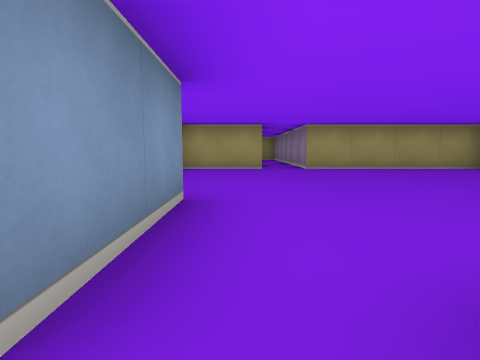
view 1 (above)

12 first-person views from a walk through a cub3D level. The camera is about half as high as the walls, tilts 6° down and sees 80° across. The floor is counted in squares. Each view is taken from the middle of a square. On the plan, view 1 faces up. The plan holds only what a view shows up to about 9 squares ahead; the rest is blank. The place goes on beyond the plan.

view 2
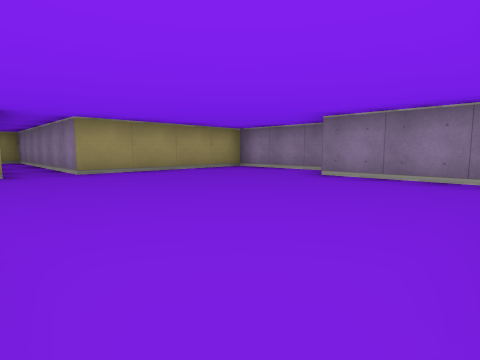

view 3
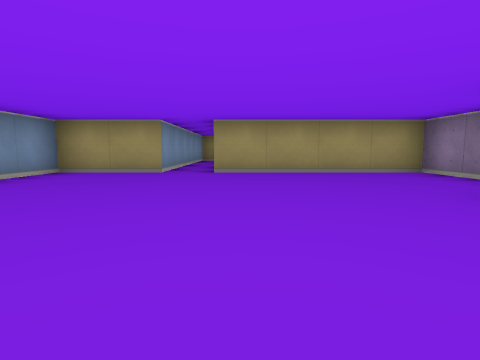

view 4
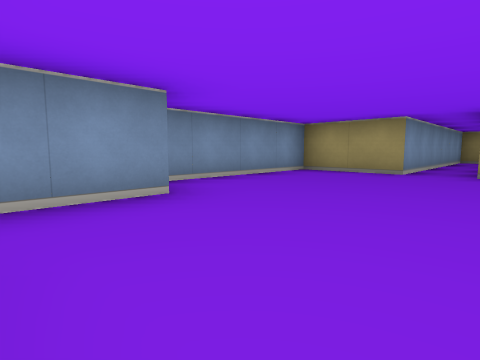

view 5
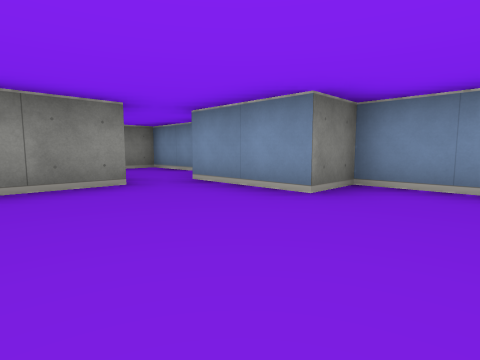

view 6
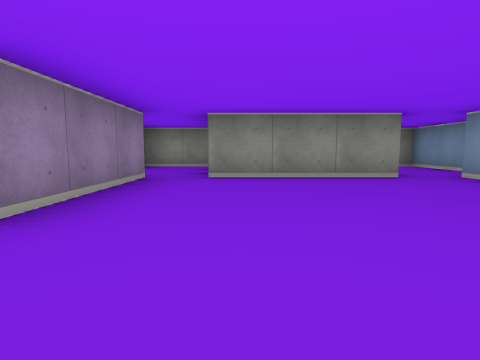

view 7
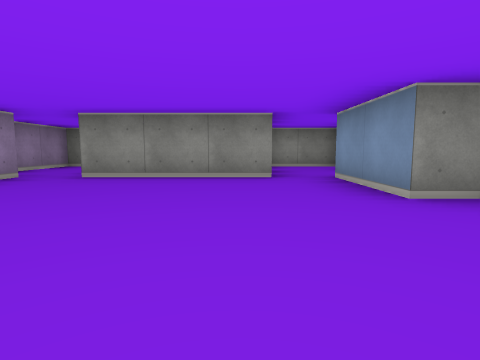

view 8
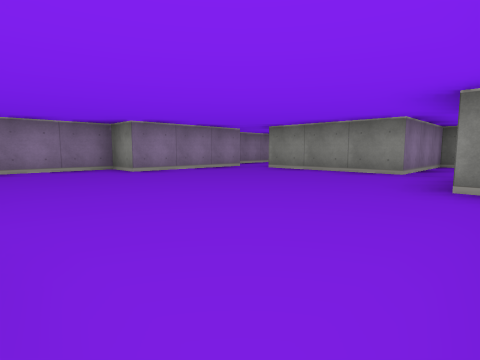

view 9
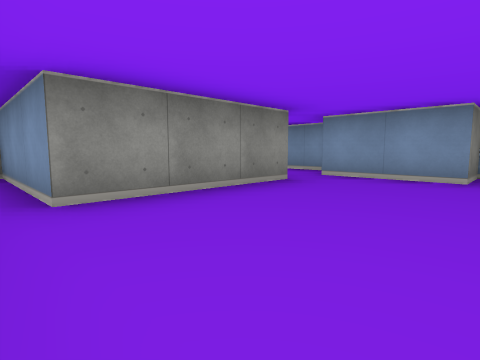

view 10
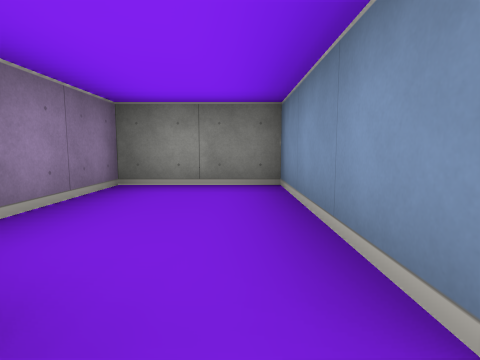

view 11
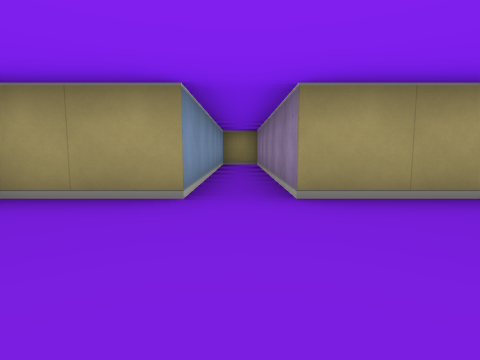

view 12
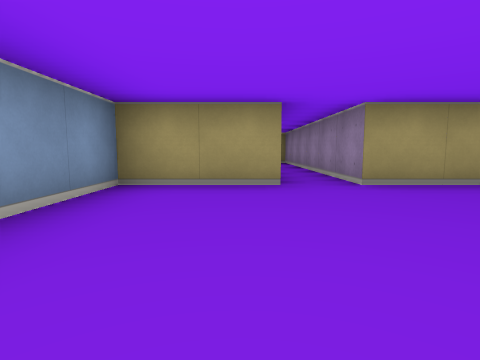

### Floor plan
Ten units are one square. View 1 is at (0, 0); x grows to the right and y downward. Boxes are objects, and circles mark ways between rooms. Rooms are numbered by the first view taken in them; rooms with no view inside come last. Other rooms are left out.
<svg viewBox="-20 -130 80 160">
<path fill="none" stroke="#000" d="M-15 0 -15 25 5 25 5 -5M5 -5 35 -5M45 -5 45 -35 55 -35 55 -65 15 -65 15 -125 5 -125 5 -65 -15 -65 -15 -25 -5 -25 -5 -5M35 -5 35 25 55 25 55 8"/>
<circle cx="0" cy="0" r="3" fill="#2a7"/>
<circle cx="40" cy="-10" r="3" fill="#2a7"/>
<text x="-10" y="10">1</text>
<text x="20" y="-50">2</text>
<text x="40" y="10">3</text>
</svg>
Room 1 opens to room 2. Room 2 opens to room 3.

Where each view was taken, in squares from view 1:
view 1: 0 up, 0 right, facing up
view 2: 1 up, 0 right, facing up-right
view 3: 1 up, 2 right, facing up
view 4: 1 up, 2 right, facing up-left
view 5: 4 up, 2 right, facing down-left
view 6: 5 up, 3 right, facing down
view 7: 5 up, 1 right, facing down
view 8: 6 up, 1 left, facing down-right
view 9: 3 up, 4 right, facing down-left
view 10: 1 up, 4 right, facing down
view 11: 4 up, 1 right, facing up
view 12: 3 up, 0 right, facing up
